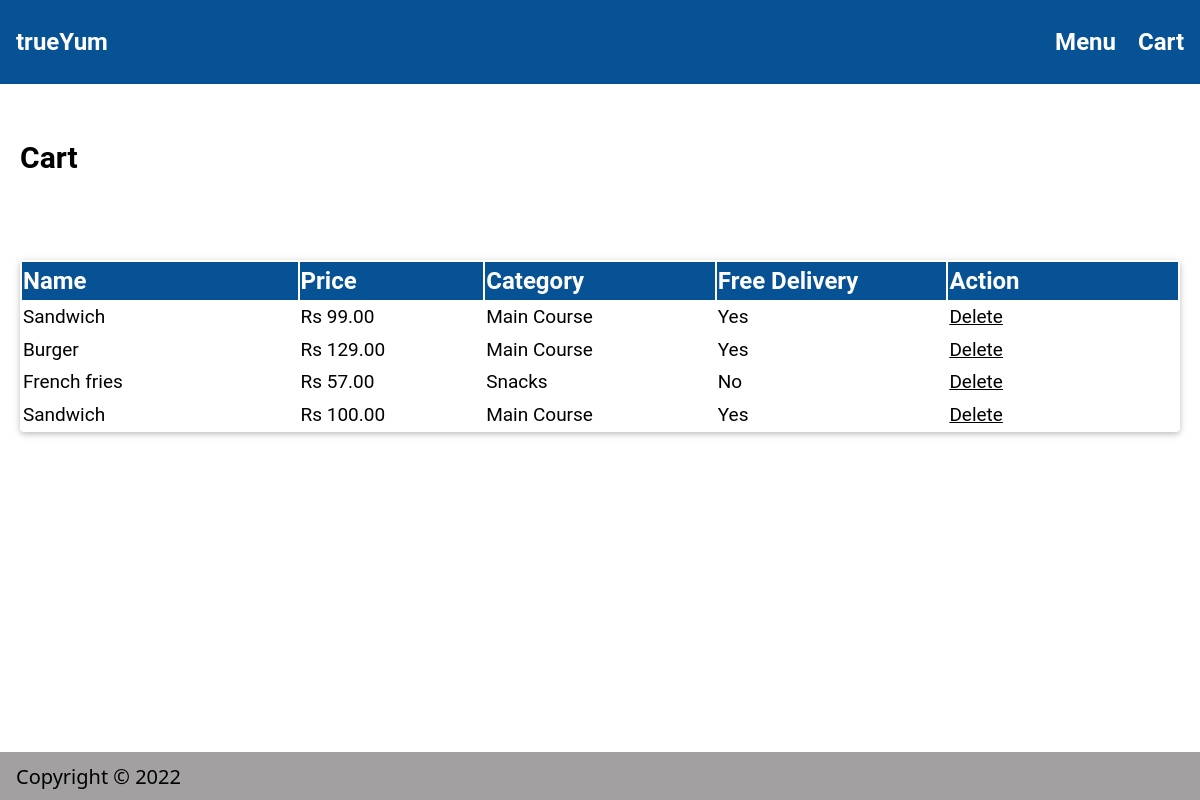
The page /customer/cart (signed in) on the database as committed earlier.
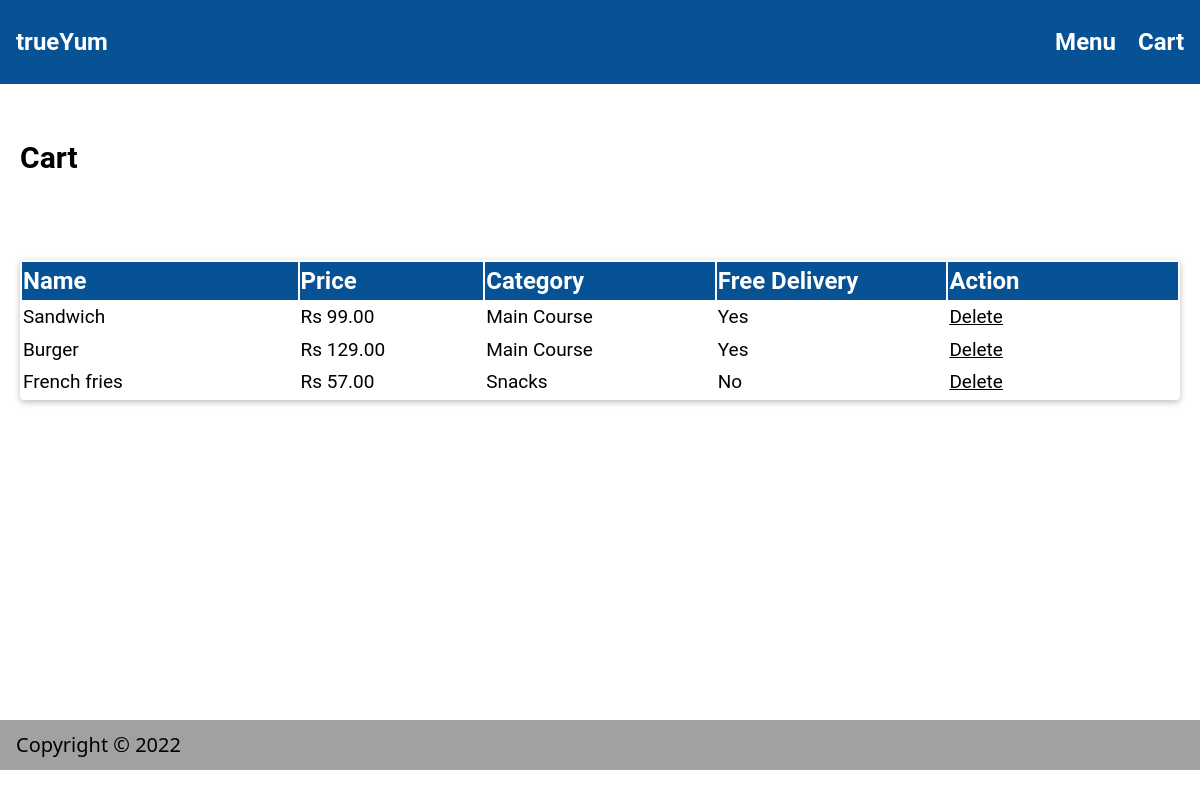
The same page on the database as committed later.
### firstApp/models.py (models this page shows)
class Cart(models.Model):
    user_id = models.ForeignKey(User, on_delete=models.CASCADE)
    name = models.CharField(max_length=250)
    price = models.DecimalField(max_digits=5,decimal_places=2)
    category_type = models.CharField(max_length=250)
    delivery_free = models.BooleanField()
    date_created = models.DateTimeField(auto_now_add=True, blank=True)
    def __repr__(self) -> str:
        return f"{self.id} - {self.user_id} - {self.name} - {self.price} - {self.delivery_free} - {self.category_type} - {self.date_created}"

### firstApp/views.py (the view)
# urls.py: path('customer/cart',views.cart_list_customer),
@login_required(login_url='signin')
def cart_list_customer (request):
    carts = Cart.objects.filter(user_id=request.user)
    print(carts)
    return render(request,'cart.html',{'carts':carts})

### templates/cart.html (shortened to what this page needs)
{% load static %}
<!DOCTYPE html>
<html>
<head>
    <link  href="{% static 'style.css' %}" rel="stylesheet" >
</head>
<body id="#">
    <header class="container blue">
        <p class="left xlarge"><a style="text-decoration: none;" href="/"><b>trueYum</b></a></p>
        <a style="text-decoration:none" href="/customer/menu"><p class="right xlarge"><b>Menu</b></i></a>
        <a style="text-decoration:none" href="/customer/cart"><i class="margin-left xlarge" style="font-style: normal"><b>Cart</b></i></a>
    </header>
    <h2 style="margin-left: 20px;margin-top: 50px;"><b>Cart</b></h2>
    <div class="card round" style="margin-left:20px;margin-right:20px">
        {% if carts %}
        <table style="width:100%;margin-top: 80px;">
            <thead class="blue">
                <tr class="xlarge">
                    <td style="width:18%"><b>Name</b></td>
                    <td style="width:12%"><b>Price</b></td>
                    <td style="width:15%"><b>Category</b></td>
                    <td style="width:15%"><b>Free Delivery</b></td>
                    <td style="width:15%"><b>Action</b></td>
                </tr>
            </thead>
            <tbody>
                {% for item in carts %}
                <tr class="large">
                    <td style="width:18%">{{ item.name }}</td>
                    <td style="width:12%">Rs {{ item.price }}</td>
                    <td style="width:15%">{{ item.category_type }}</td>
                    <td style="width:15%">{{ item.delivery_free|yesno:"Yes,No" }}</td>
                    <td style="width:15%">
                        <a href="/customer/cart/delete/{{ item.id }}"></i>Delete</a>
                    </td>
                </tr>
                {% endfor %}
            </tbody>
        </table>
        {% else %}
            <h4>No Items in Cart. Use "Add to Cart" option in <a href="/customer/menu">Menu Item List.</a></h4>
        {% endif %}
    </div>
    <footer class="container grey" style="margin-top:320px;">
        <h4>Copyright © 2022</h4>
    </footer>
</body>
</html>

Rows that differ between the two databases and show on the page:
removed Cart: name "Sandwich", price "100.00", category_type "Main Course", delivery_free "Yes"
